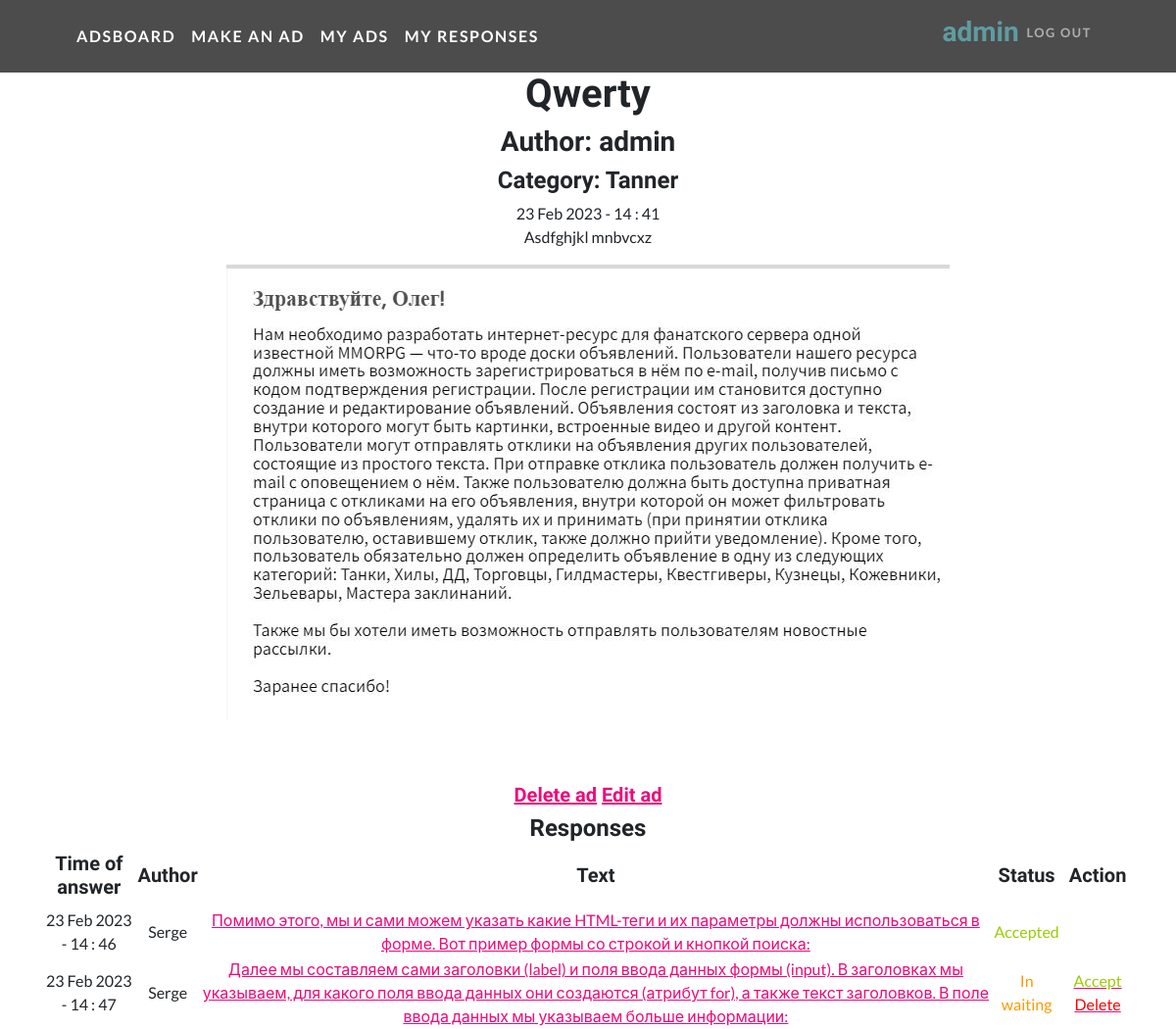
Page /adsboard/21 (signed in) on the committed database.
### ads/models.py (models this page shows, shortened)
class Advert(models.Model):
    TS = 'Tanks'
    HS = 'Healers'
    DD = 'Damage Dealers'
    TD = 'Traders'
    GM = 'Guild Masters'
    QG = 'Quest Givers'
    BS = 'Blacksmith'
    TN = 'Tanner'
    PM = 'Potion Master'
    SM = 'Spell Master'
    CATEGORY_TYPES = [
        (TS, 'Tanks'),
        (HS, 'Healers'),
        (DD, 'Damage Dealers'),
        (TD, 'Traders'),
        (GM, 'Guild Masters'),
        (QG, 'Quest Givers'),
        (BS, 'Blacksmith'),
        (TN, 'Tanner'),
        (PM, 'Potion Master'),
        (SM, 'Spell Master')
    ]
    author = models.ForeignKey(User, on_delete=models.CASCADE)
    title = models.CharField(max_length=63)
    category = models.CharField(max_length=20, choices=CATEGORY_TYPES, default=TS)
    time_add = models.DateTimeField(auto_now_add=True)
    short_resp = models.CharField(max_length=255)
    content = RichTextUploadingField(config_name='default')
    def get_absolute_url(self):
        return reverse('ad', args=[str(self.id)])

class Response(models.Model):
    buyer = models.ForeignKey(User, on_delete=models.CASCADE, verbose_name='Response author')
    advert = models.ForeignKey(Advert, on_delete=models.CASCADE, verbose_name='Advert', related_name='response')
    time_resp = models.DateTimeField(auto_now_add=True)
    text_resp = models.TextField()
    status_delete = models.BooleanField(default=False, verbose_name='Response removed')
    status_accept = models.BooleanField(default=False, verbose_name='Response accepted')
    def get_absolute_url(self):
        return reverse('resp', args=[str(self.id)])

### ads/views.py (the view)
# urls.py: path('<int:pk>', Ad.as_view(), name='ad'),
class Ad(DetailView):
    model = Advert
    template_name = 'ad.html'
    context_object_name = 'ad'
    def get_context_data(self, **kwargs):
        context = super().get_context_data(**kwargs)
        responses = Response.objects.filter(advert=self.object, status_delete=False)
        context['responses'] = responses
        return context

### templates/ad.html
{% extends 'flatpages/default.html' %}
{% block content %}
<td><h1>{{ ad.title }}</h1></td>
<td><h3>Author: {{ ad.author}}</h3></td>
<td><h4>Category: {{ ad.category}}</h4></td>
<td>{{ ad.time_add|date:'d M Y - G : i' }}</td>
<td>{{ ad.content|safe}}</td>
<br>
<br>
{% if request.user == ad.author %}
    <h5><a href="{{ad.get_absolute_url}}/delete">Delete ad</a>
    <a href="{{ad.get_absolute_url}}/update">Edit ad</a></h5>
    {% if responses %}
        <h4> Responses </h4>
            <table align="center">
         <tr>
             <td><h5>Time of answer   </h5></td>
             <td><h5>Author   </h5></td>
             <td><h5>Text   </h5></td>
             <td><h5>Status   </h5></td>
             <td><h5>Action   </h5></td>
         </tr>
         {% for r in responses %}
         <tr>
             <td>{{ r.time_resp|date:'d M Y - G : i' }}</td>
             <td>{{ r.buyer}}</td>
             <td><a href="{{r.get_absolute_url}}">{{ r.text_resp}}</a></td>
                {% if r.status_accept == False %}
                    <td><span style="color: #ff9900;">In waiting</span></td>
                {% else %}
                    <td><span style="color: #99cc00;">Accepted</span></td>
                {% endif %}
                {% if r.status_accept == False %}
                    <td><a href="{{r.get_absolute_url}}/accept"><span style="color: #99cc00;">Accept</span></a>
                    <a href="{{r.get_absolute_url}}/delete"><span style="color: #ff0000;">Delete</span></a></td>
                {% endif %}
         <tr>
         {% endfor %}
    </table>
    {% endif %}
{% else %}
    {% if request.user.is_authenticated %}
<h5><a href="{{ad.get_absolute_url}}/create_resp/">Make a response</a></h5>
    {% endif %}
{% endif %}
{% endblock content %}

### templates/flatpages/default.html (shortened to what this page needs)
<!DOCTYPE html>
{% load static %}
<html lang="en">
    <head>
        <link href="{% static 'css/styles.css' %}" rel="stylesheet" />
    </head>
    <body id="page-top">
        <nav class="navbar navbar-expand-lg navbar-dark navbar-custom fixed-top">
            <div class="container px-5">
                <a class="navbar-brand" href="/adsboard/">Adsboard</a>
                {% if request.user.is_authenticated %}
                <a class="navbar-brand" href="/adsboard/create">Make an ad</a>
                <a class="navbar-brand" href="/adsboard/profile">My ads</a>
                <a class="navbar-brand" href="/adsboard/user_resp/">My responses</a>
                {% endif %}
                <div class="collapse navbar-collapse" id="navbarResponsive">
                    <ul class="navbar-nav ms-auto">
                        {% if request.user.is_authenticated %}
                        <h3 style="color: #5e9ca0;">{{ request.user.username }}</h3>
                        <li class="nav-item"><a class="nav-link" href="/accounts/logout">Log Out</a></li>
                        {% endif %}
                    </ul>
                </div>
            </div>
        </nav>
    </body>
<br>
<br>
<br>
        <div class="container">
           <div class="row">
               <div class="col-lg-12 text-center">
                   {% block content %}{% endblock content %}
               </div>
           </div>
        </div>
</html>

### rows in the picture
Advert: title "Qwerty", author "admin", category "Tanner", time_add "23 Feb 2023 - 14 : 41", content "Asdfghjkl mnbvcxz", content (picture)
Response: time_resp "23 Feb 2023 - 14 : 46", buyer "Serge", text_resp "Помимо этого, мы и сами можем указать какие HTML-теги и их параметры должны использоваться в форме. Вот пример формы со строкой и кнопкой поиска:", status_accept "Accepted"
Response: time_resp "23 Feb 2023 - 14 : 47", buyer "Serge", text_resp "Далее мы составляем сами заголовки (label) и поля ввода данных формы (input). В заголовках мы указываем, для какого поля ввода данных они создаются (атрибут for), а также текст заголовков. В поле ввода данных мы указываем больше информации:", status_accept "In waiting"

### other values in the picture
{{ request.user.username }} "admin"
